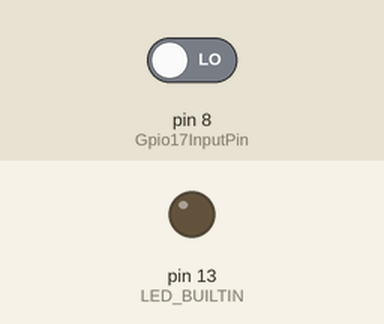
A sketch run on a simulated Arduino Uno, built with avr-gcc and run on an emulated ATmega328P. On the bench: output pins drawn as LEDs (lit = HIGH). The test bench sets the inputs (shaded band); at power-on: pin 8 (Gpio17InputPin) LOW.

Above: at 1.2 s.
1.3 s: pin 8 (Gpio17InputPin) driven HIGH
At 1.9 s:
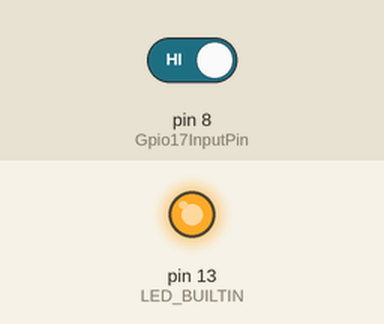
2.8 s: pin 8 (Gpio17InputPin) driven LOW
At 4.2 s:
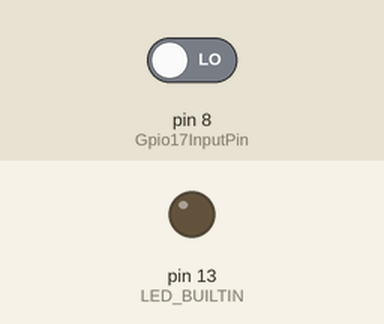
Timing chart, 0 to 5.8 s (numbered marks = the images above; inputs shaded):
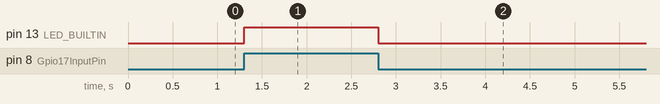

Measured:
- after the input at 1.3 s, pin 13 (LED_BUILTIN): LOW → HIGH at once
- after the input at 2.8 s, pin 13 (LED_BUILTIN): HIGH → LOW at once

The sketch:

SMC-9.ino
```cpp
/*
   SMC-9 https://boeserdunklermann.atlassian.net/jira/software/projects/SMC/boards/2?selectedIssue=SMC-9
   2023-08-29 --DA
*/
int Gpio17InputPin = 8;

void setup()
{
  pinMode(Gpio17InputPin, INPUT);
  pinMode(LED_BUILTIN, OUTPUT);
}

void loop()
{
  digitalWrite(LED_BUILTIN, digitalRead(Gpio17InputPin));
}
```
